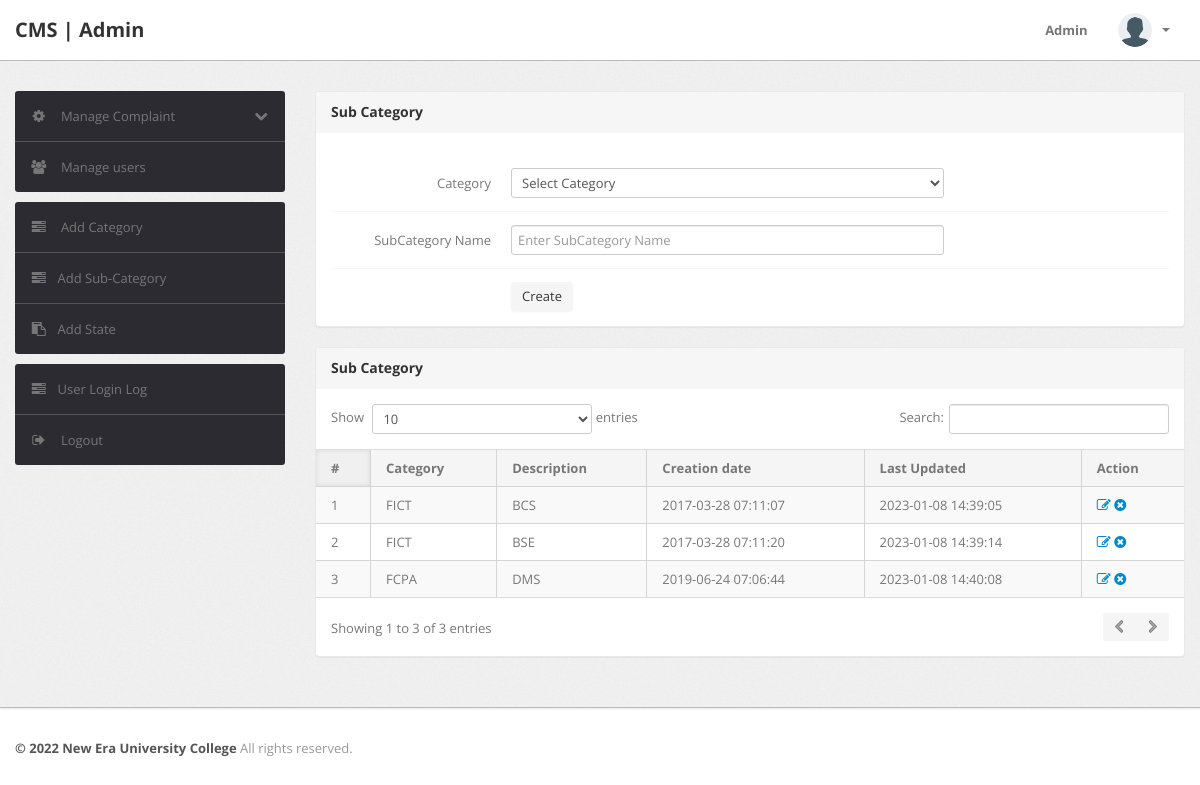
/cms/admin/subcategory.php (signed in), run on the app's committed database.
### tables this page shows
CREATE TABLE `subcategory` (
  `id` int(11) NOT NULL,
  `categoryid` int(11) DEFAULT NULL,
  `subcategory` varchar(255) DEFAULT NULL,
  `creationDate` timestamp NULL DEFAULT current_timestamp(),
  `updationDate` timestamp NULL DEFAULT NULL ON UPDATE current_timestamp()
);

CREATE TABLE `category` (
  `id` int(11) NOT NULL,
  `categoryName` varchar(255) DEFAULT NULL,
  `categoryDescription` longtext DEFAULT NULL,
  `creationDate` timestamp NULL DEFAULT current_timestamp(),
  `updationDate` timestamp NULL DEFAULT NULL ON UPDATE current_timestamp()
);

### cms/admin/subcategory.php (the view, shortened to what this page needs)
<?php
include('include/config.php');
if(strlen($_SESSION['alogin'])==0)
	{
header('location:index.php');
}
else{
?>
<!DOCTYPE html>
<html lang="en">
<head>
	<link type="text/css" href="bootstrap/css/bootstrap.min.css" rel="stylesheet">
	<link type="text/css" href="bootstrap/css/bootstrap-responsive.min.css" rel="stylesheet">
	<link type="text/css" href="css/theme.css" rel="stylesheet">
	<link type="text/css" href="images/icons/css/font-awesome.css" rel="stylesheet">
</head>
<body>
<?php include('include/header.php');?>
	<div class="wrapper">
		<div class="container">
			<div class="row">
<?php include('include/sidebar.php');?>
			<div class="span9">
					<div class="content">
						<div class="module">
							<div class="module-head">
								<h3>Sub Category</h3>
							</div>
							<div class="module-body">
									<br />
			<form class="form-horizontal row-fluid" name="subcategory" method="post" >
<div class="control-group">
<label class="control-label" for="basicinput">Category</label>
<div class="controls">
<select name="category" class="span8 tip" required>
<option value="">Select Category</option>
</select>
</div>
</div>
<div class="control-group">
<label class="control-label" for="basicinput">SubCategory Name</label>
<div class="controls">
<input type="text" placeholder="Enter SubCategory Name"  name="subcategory" class="span8 tip" required>
</div>
</div>
	<div class="control-group">
											<div class="controls">
												<button type="submit" name="submit" class="btn">Create</button>
											</div>
										</div>
									</form>
							</div>
						</div>
	<div class="module">
							<div class="module-head">
								<h3>Sub Category</h3>
							</div>
							<div class="module-body table">
								<table cellpadding="0" cellspacing="0" border="0" class="datatable-1 table table-bordered table-striped	 display" width="100%">
									<thead>
										<tr>
											<th>#</th>
											<th>Category</th>
											<th>Description</th>
											<th>Creation date</th>
											<th>Last Updated</th>
											<th>Action</th>
										</tr>
									</thead>
									<tbody>
<?php $query=mysqli_query($con,"select subcategory.id,category.categoryName,subcategory.subcategory,subcategory.creationDate,subcategory.updationDate from subcategory join category on category.id=subcategory.categoryid");
$cnt=1;
while($row=mysqli_fetch_array($query))
{
?>
										<tr>
											<td><?php echo htmlentities($cnt);?></td>
											<td><?php echo htmlentities($row['categoryName']);?></td>
											<td><?php echo htmlentities($row['subcategory']);?></td>
											<td> <?php echo htmlentities($row['creationDate']);?></td>
											<td><?php echo htmlentities($row['updationDate']);?></td>
											<td>
											<a href="edit-subcategory.php?id=<?php echo $row['id']?>" ><i class="icon-edit"></i></a>
											<a href="subcategory.php?id=<?php echo $row['id']?>&del=delete" onClick="return confirm('Are you sure you want to delete?')"><i class="icon-remove-sign"></i></a></td>
										</tr>
										<?php $cnt=$cnt+1; } ?>
								</table>
							</div>
						</div>
					</div>
				</div>
			</div>
		</div>
	</div>
<?php include('include/footer.php');?>
</body>
<?php } ?>

### data on the page
subcategory: categoryid.categoryName "FICT", subcategory "BCS", creationDate "2017-03-28 07:11:07", updationDate "2023-01-08 14:39:05"
subcategory: categoryid.categoryName "FICT", subcategory "BSE", creationDate "2017-03-28 07:11:20", updationDate "2023-01-08 14:39:14"
subcategory: categoryid.categoryName "FCPA", subcategory "DMS", creationDate "2019-06-24 07:06:44", updationDate "2023-01-08 14:40:08"
